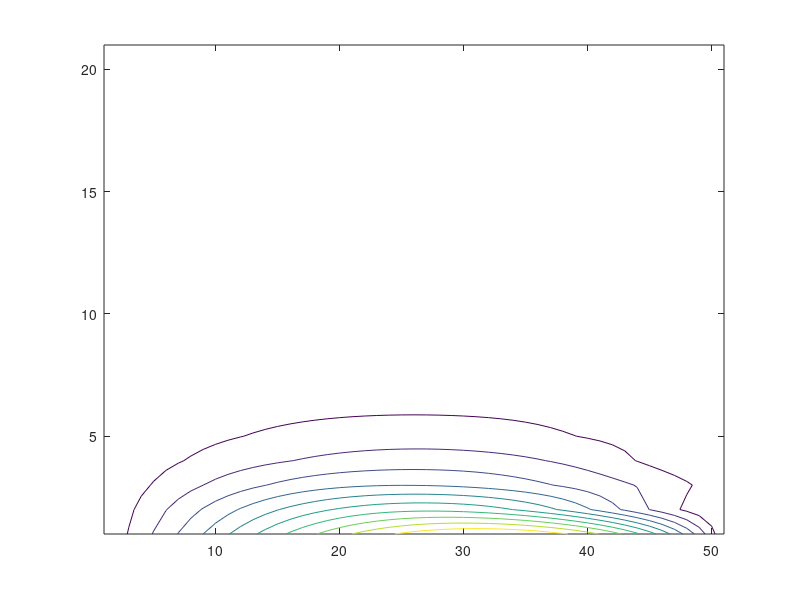

Recreate this plot in MATLAB.
function [] = parabolicscrank()
%UNTITLED Summary of this function goes here
%   Detailed explanation goes here

f= @(x)(x-x*x)*exp(x);
M= 50;
N= 20;
x= 0:1/M:1;
t= 0:1/N:1;
h=(1/N)/((1/M)*(1/M));
U= zeros(N+1, M+1);
for i=1:M+1
    U(1,i)= f(x(i));
end
for j=1:N+1
    U(j,1)=0;
    U(j,M+1)=0;
end
for i=2:N+1
    A= zeros(M+1,M+1);
    R= zeros(M+1,1);
    for j=1:M+1
        if(j==1)
            A(1,1)=1;
            R(1)=0;
        else
            if(j==M+1)
                A(M+1,M+1)=1;
                R(M+1)=0;
            else
                A(j,j-1)= -h;
                A(j,j)= 2*(1+h);
                A(j,j+1)= -h;
                R(j)= 2*(1-h)*U(i-1,j)+ h*U(i-1,j+1)+ h*U(i-1,j-1);
            end
        end
        
    end
    U(i,:)=(A\R);
        
end
U
contour(U);
end